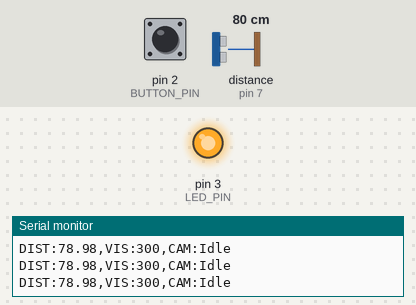
The sketch below on a simulated Arduino Uno, built with avr-gcc and run on an emulated ATmega328P. Shown: output pins drawn as LEDs (lit = HIGH), the last lines printed to the serial monitor. Wiring (inferred from the names in the program): ultrasonic range finder: trigger pin 6; echo pin 7. The inputs (shaded band) are chosen by the test bench; at power-on: distance to the obstacle (sensor on pin 7) 80 cm, pin 2 (BUTTON_PIN) HIGH. The echo pulse lasts 58.3 µs per cm; pins used as bus, display or sensor lines are not drawn.

Above: at 1.2 s.
1.3 s: distance to the obstacle (sensor on pin 7) set to 47 cm
2.8 s: distance to the obstacle (sensor on pin 7) set to 39 cm
At 4.1 s:
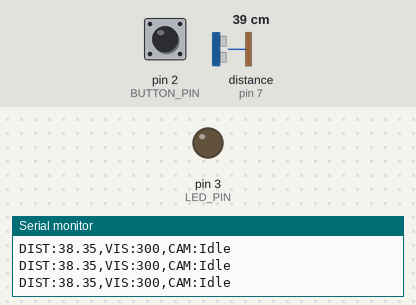
6.0 s: distance to the obstacle (sensor on pin 7) set to 18 cm
7.5 s: distance to the obstacle (sensor on pin 7) set to 13 cm
At 7.8 s:
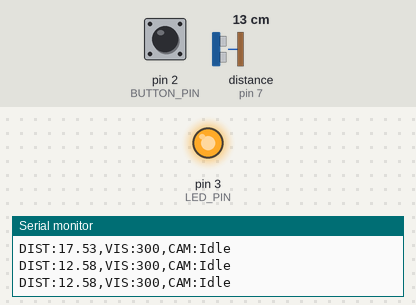
9.0 s: distance to the obstacle (sensor on pin 7) set to 35 cm
At 9.6 s:
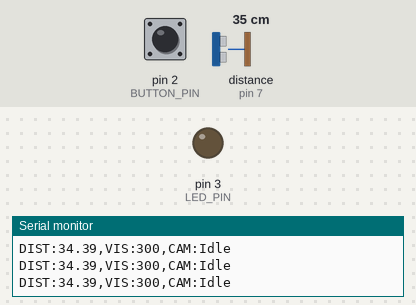
Timing chart, 0 to 11.6 s (numbered marks = the images above; inputs shaded):
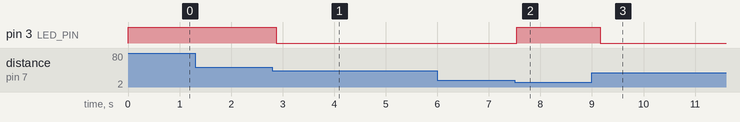

The sketch:

ArduinoCode.ino
```cpp
// ===== PIN SETUP =====
const int TRIG_PIN = 6;
const int ECHO_PIN = 7;
const int LED_PIN  = 3;
const int BUTTON_PIN = 2;

// ===== THRESHOLDS =====
const int FLOOR_DISTANCE_THRESHOLD = 15; // cm
const int MAX_DISTANCE_THRESHOLD = 42;

// ===== VARIABLES =====
float duration_us, distance_cm;
int visibility = 300;         // simulated value
String cameraStatus = "Idle";

void setup() {
  Serial.begin(9600);

  pinMode(TRIG_PIN, OUTPUT);
  pinMode(ECHO_PIN, INPUT);
  pinMode(LED_PIN, OUTPUT);
  pinMode(BUTTON_PIN, INPUT_PULLUP);
}

void loop() {

  // ===== BUTTON → CAMERA TRIGGER =====
  if (digitalRead(BUTTON_PIN) == LOW) {
    cameraStatus = "Capture";
  } else {
    cameraStatus = "Idle";
  }

  // ===== ULTRASONIC SENSOR =====
  digitalWrite(TRIG_PIN, LOW);
  delayMicroseconds(2);

  digitalWrite(TRIG_PIN, HIGH);
  delayMicroseconds(10);
  digitalWrite(TRIG_PIN, LOW);

  duration_us = pulseIn(ECHO_PIN, HIGH, 30000); // timeout added

  // ===== VALIDATION (IMPORTANT) =====
  if (duration_us == 0) {
    // no signal → skip this loop
    delay(100);
    return;
  }

  distance_cm = 0.017 * duration_us;

  // ignore unrealistic readings
  if (distance_cm < 2 || distance_cm > 400) {
    delay(100);
    return;
  }

  // ===== LED LOGIC =====
  if (distance_cm < FLOOR_DISTANCE_THRESHOLD) {
    digitalWrite(LED_PIN, HIGH);  // obstacle close
  }
  else if (distance_cm > MAX_DISTANCE_THRESHOLD) {
    digitalWrite(LED_PIN, HIGH);  // drop-off
  }
  else {
    digitalWrite(LED_PIN, LOW);   // safe
  }

  // ===== STRUCTURED SERIAL OUTPUT =====
  Serial.print("DIST:");
  Serial.print(distance_cm, 2);   // 2 decimal precision
  Serial.print(",VIS:");
  Serial.print(visibility);
  Serial.print(",CAM:");
  Serial.println(cameraStatus);

  delay(200);
}
```

Measured:
- the behaviour switches between 43 and 42 cm on distance to the obstacle (sensor on pin 7) (found by bisection; images 0 and 1)
- the behaviour switches between 16 and 15 cm on distance to the obstacle (sensor on pin 7) (found by bisection; images 1 and 2)
- after the input at 2.8 s, pin 3 (LED_PIN): HIGH → LOW after 0.07 s
- after the input at 7.5 s, pin 3 (LED_PIN): LOW → HIGH at once
- after the input at 9.0 s, pin 3 (LED_PIN): HIGH → LOW after 0.16 s
